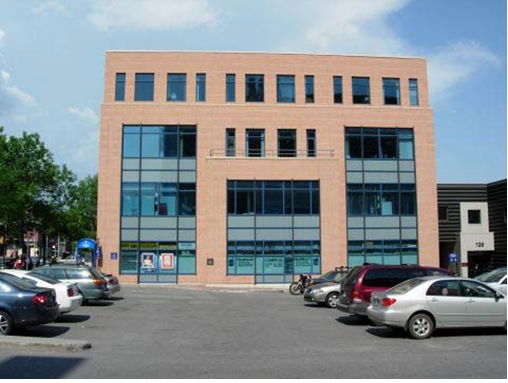
#> input picture corner_image1.png, 508 x 383 px
$ python lab3.py
#> lines starting #> are read from the running program, lines starting #| are printed output that depends on the picture; after the words box and inside, x2 and y2 are one past the last pixel; in counts of white or black regions, pixels touching at a corner belong together
'''
Write an application that uses morphological operators to extract corners from an image using the following algorithm:

1.       R1 = Dilate(Img,cross)
2.       R1 = Erode(R1,Diamond)
3.       R2 = Dilate(Img,Xshape)
4.       R2 = Erode(R2,square)
5.       R = absdiff(R2,R1)
6.       Display(R)

Transform the input image to make it compatible with binary operators and display the results imposed over the original image. Apply the algorithm at least on the following images Rectangle and Building.
'''

import cv2
import numpy as np
import matplotlib.pyplot as plt

size = 5
struct_shape = (size, size)
# CROSS shaped kernel
cross = np.zeros(struct_shape, dtype='uint8')
one_array = np.ones((size,), dtype='uint8')
cross[:, size//2] = one_array
cross[size//2] = one_array

# SQUARE shaped kernel
square = np.ones(struct_shape, dtype='uint8')

# X shaped kernel
x_shape = np.zeros(struct_shape, dtype='uint8')
np.fill_diagonal(x_shape, 1)
np.fill_diagonal(np.fliplr(x_shape), 1)

# diamond shaoe
diamond = np.zeros((5,5), dtype='uint8')
diamond[2] = np.ones((5, ), dtype='uint8')
diamond[:, 2] = np.ones((5,), dtype='uint8')
diamond[1:4, 1:4] = np.ones((3,3), dtype='uint8')

kernels = np.hstack([cross, square, x_shape])

# plt.imshow(diamond, cmap='binary')
# plt.show()


def corner_draw(img, src_img):
    r1 = cv2.dilate(img, cross)
    r1 = cv2.erode(r1, diamond)
    r2 = cv2.dilate(img, x_shape)
    r2 = cv2.erode(r2, square)
    corner_map = cv2.absdiff(r2, r1)
    src_img_copy = src_img.copy()
    for y, row in enumerate(corner_map):
        for x, col in enumerate(row):
            if col == 1:
                cv2.circle(src_img_copy, (x, y), radius=6, color=(255, 255, 255), thickness=1)
    return corner_map, src_img_copy


def img_gradient(img_thresh):
    morpho_ksize = 5
    morpho_ksize = (morpho_ksize, morpho_ksize)
    dilation = cv2.dilate(img_thresh, np.ones(morpho_ksize))
    erosion = cv2.erode(img_thresh, np.ones(morpho_ksize))
    return dilation - erosion


def process_img(img_path):

#> called with img_path = 'corner_image1.png'
    img = cv2.imread(img_path)
#> img is the input picture: shape (383, 508, 3); mean B, G, R 140.5, 137.6, 130.6
    img = cv2.cvtColor(img, cv2.COLOR_BGR2GRAY)
#> img: shape (383, 508)
    img = cv2.medianBlur(img, 3)
    print(img.shape)
#| (383, 508)

    thresh = 140
    img_thresh_adaptive = cv2.adaptiveThreshold(img, 1, cv2.ADAPTIVE_THRESH_MEAN_C, cv2.THRESH_BINARY_INV, 33, 20)
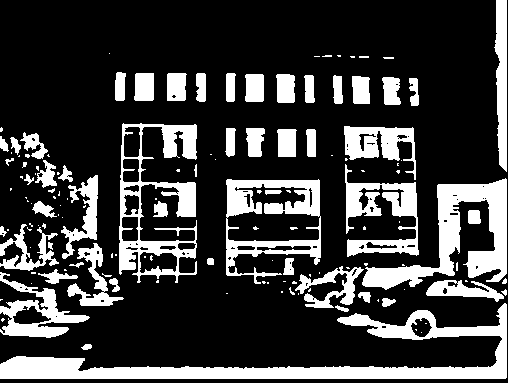
#> img_thresh_adaptive: shape (383, 508); values 0 (black) and 1 (white), 23.6% white; 138 white regions (82 under 20 px), largest, box (x1, y1, x2, y2) and area: (0, 303, 507, 379) 9210, (362, 178, 507, 290) 5540, (119, 123, 197, 283) 4576
    ret, img_thresh = cv2.threshold(img, thresh, 1, cv2.THRESH_BINARY_INV)
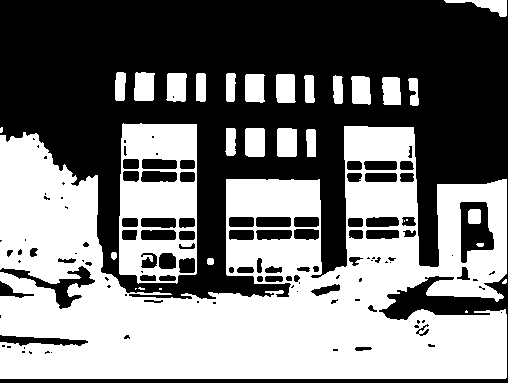
#> img_thresh: shape (383, 508); values 0 (black) and 1 (white), 47.5% white; 31 white regions (8 under 20 px), largest, box (x1, y1, x2, y2) and area: (0, 126, 507, 379) 76596, (119, 123, 197, 284) 8545, (245, 128, 265, 157) 573
#> ret = 140

    img_gradient_adaptive = img_gradient(img_thresh_adaptive)
#> in img_gradient, `dilation = cv2.dilate(img_thresh, np.ones(morpho_ksize))`: dilation: shape (383, 508); values 0 (black) and 1 (white), 38.2% white; 44 white regions, largest, box (x1, y1, x2, y2) and area: (0, 176, 508, 381) 24183, (0, 121, 199, 340) 22241, (342, 124, 421, 259) 7417
#> in img_gradient, `erosion = cv2.erode(img_thresh, np.ones(morpho_ksize))`: erosion: shape (383, 508); values 0 (black) and 1 (white), 10.5% white; 117 white regions (51 under 20 px), largest, box (x1, y1, x2, y2) and area: (0, 307, 505, 377) 5145, (439, 181, 505, 276) 2881, (497, 0, 505, 166) 930
#> in img_gradient, `return dilation - erosion`:
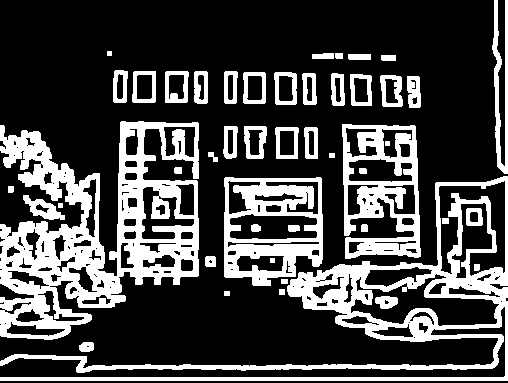
#> returned value: shape (383, 508); values 0 (black) and 1 (white), 27.8% white; 47 white regions, largest, box (x1, y1, x2, y2) and area: (0, 121, 199, 340) 19165, (0, 176, 508, 381) 14310, (224, 177, 323, 286) 5625
    img_gradient_normal = img_gradient(img_thresh)
#> in img_gradient (call 2), `dilation = cv2.dilate(img_thresh, np.ones(morpho_ksize))`: dilation: shape (383, 508); values 0 (black) and 1 (white), 56.4% white; 57 black regions (14 under 20 px), largest, box (x1, y1, x2, y2) and area: (0, 0, 508, 296) 77556, (386, 279, 508, 317) 1645, (0, 381, 508, 383) 1016
#> in img_gradient (call 2), `erosion = cv2.erode(img_thresh, np.ones(morpho_ksize))`: erosion: shape (383, 508); values 0 (black) and 1 (white), 37.6% white; 40 white regions (12 under 20 px), largest, box (x1, y1, x2, y2) and area: (0, 137, 505, 377) 54241, (228, 181, 319, 216) 3027, (122, 183, 195, 217) 2352
#> in img_gradient (call 2), `return dilation - erosion`: returned value: shape (383, 508); values 0 (black) and 1 (white), 18.8% white; 49 white regions, largest, box (x1, y1, x2, y2) and area: (0, 121, 508, 381) 24950, (0, 258, 97, 311) 1569, (0, 333, 90, 356) 967

    img_gradient_adaptive_corner_map, corner_img_gradient_adaptive = corner_draw(img_gradient_adaptive, src_img=img)
#> in corner_draw, `r1 = cv2.dilate(img, cross)`: r1: shape (383, 508); values 0 (black) and 1 (white), 43.6% white; 32 white regions, largest, box (x1, y1, x2, y2) and area: (0, 0, 508, 383) 35911, (0, 119, 201, 342) 27823, (340, 122, 423, 261) 8493
#> in corner_draw, `r1 = cv2.erode(r1, diamond)`: r1: shape (383, 508); values 0 (black) and 1 (white), 30.8% white; 32 white regions, largest, box (x1, y1, x2, y2) and area: (0, 0, 508, 383) 25306, (0, 121, 199, 340) 21499, (342, 124, 421, 259) 6110
#> in corner_draw, `r2 = cv2.dilate(img, x_shape)`: r2: shape (383, 508); values 0 (black) and 1 (white), 45.3% white; 31 white regions, largest, box (x1, y1, x2, y2) and area: (0, 0, 508, 383) 45924, (0, 119, 201, 342) 28932, (163, 69, 191, 105) 826
#> in corner_draw, `r2 = cv2.erode(r2, square)`: r2: shape (383, 508); values 0 (black) and 1 (white), 31.2% white; 32 white regions, largest, box (x1, y1, x2, y2) and area: (0, 0, 508, 383) 25786, (0, 121, 199, 340) 21874, (342, 124, 421, 259) 6144
#> in corner_draw, `corner_map = cv2.absdiff(r2, r1)`:
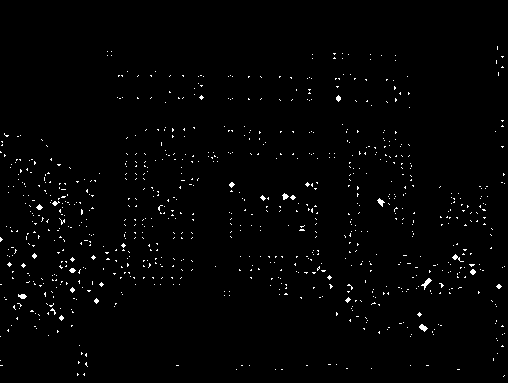
#> corner_map: shape (383, 508); values 0 (black) and 1 (white), 1.3% white in thin lines or dots, all inside (x1, y1, x2, y2) = (0, 46, 505, 377)
#> after the loop in corner_draw, `for y, row in enumerate(corner_map):`:
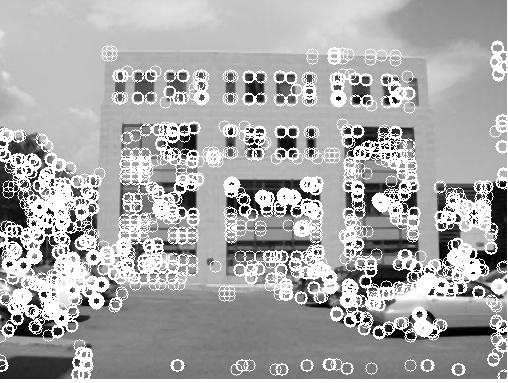
#> src_img_copy: shape (383, 508); min 0, max 255, mean 169.3
    img_gradient_corner_map, corner_img_gradient = corner_draw(img_gradient_normal, src_img=img)
#> in corner_draw (call 2), `r1 = cv2.dilate(img, cross)`: r1: shape (383, 508); values 0 (black) and 1 (white), 31.4% white; 31 white regions, largest, box (x1, y1, x2, y2) and area: (0, 119, 508, 383) 42269, (0, 235, 99, 313) 3918, (0, 331, 92, 358) 1650
#> in corner_draw (call 2), `r1 = cv2.erode(r1, diamond)`: r1: shape (383, 508); values 0 (black) and 1 (white), 20.3% white; 35 white regions (1 under 20 px), largest, box (x1, y1, x2, y2) and area: (0, 121, 508, 383) 28125, (0, 246, 97, 311) 2385, (0, 333, 90, 356) 1204
#> in corner_draw (call 2), `r2 = cv2.dilate(img, x_shape)`: r2: shape (383, 508); values 0 (black) and 1 (white), 32.7% white; 25 white regions, largest, box (x1, y1, x2, y2) and area: (0, 119, 508, 383) 48409, (0, 331, 92, 358) 1726, (111, 68, 159, 105) 1435
#> in corner_draw (call 2), `r2 = cv2.erode(r2, square)`: r2: shape (383, 508); values 0 (black) and 1 (white), 20.5% white; 32 white regions (1 under 20 px), largest, box (x1, y1, x2, y2) and area: (0, 121, 508, 383) 28589, (0, 246, 97, 311) 2842, (0, 333, 90, 356) 1226
#> in corner_draw (call 2), `corner_map = cv2.absdiff(r2, r1)`:
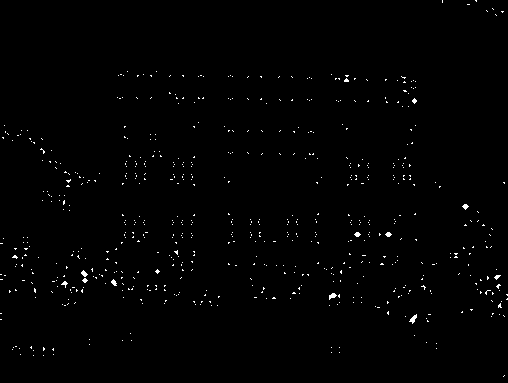
#> corner_map: shape (383, 508); values 0 (black) and 1 (white), 0.8% white in thin lines or dots
#> after the loop in corner_draw (call 2), `for y, row in enumerate(corner_map):`:
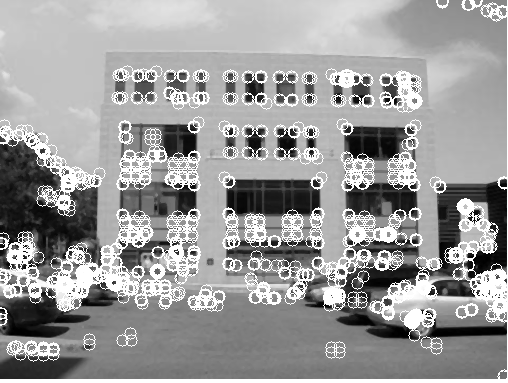
#> src_img_copy: shape (383, 508); min 0, max 255, mean 154.8

    images = [img_thresh_adaptive, img_gradient_adaptive, img_gradient_adaptive_corner_map, corner_img_gradient_adaptive,\
              img_thresh, img_gradient_normal, img_gradient_corner_map, corner_img_gradient]
    titles = ['adaptive thresh', 'gradient', 'corner map', 'corners',\
              'normal thresh', 'gradient', 'corner map', 'corners']
    cmaps = ['binary', 'binary', 'binary', 'gray']
    cmaps = cmaps*2
    for i in range(len(images)):
        plt.subplot(2, 4, i + 1)
        plt.imshow(images[i], cmap=cmaps[i])
        plt.title(titles[i])
        plt.xticks([])
        plt.yticks([])
#> this loop made 8 passes
    plt.show()


process_img('corner_image1.png')
process_img('corner_image2.png')
#> (the run stopped early here; a loop or call above may not have finished)

$ run again, with circle_image1.jpeg saved as corner_image1.png
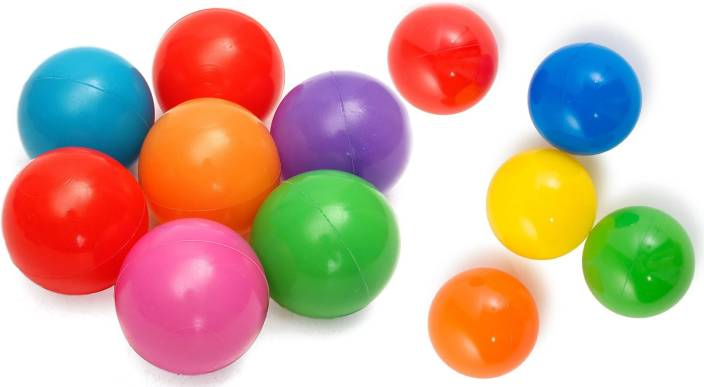
#> input picture circle_image1.jpeg, 704 x 387 px
#> in process_img, img is the input picture: shape (387, 704, 3); mean B, G, R 158.3, 174.7, 207
#| (387, 704)
#> in process_img, `img_thresh_adaptive = cv2.adaptiveThreshold(img, 1, cv2.ADAPTIVE_THRES..`:
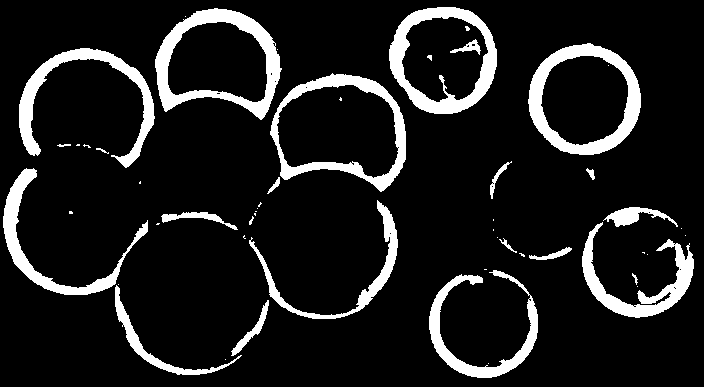
#> img_thresh_adaptive: shape (387, 704); values 0 (black) and 1 (white), 11.6% white; 52 white regions (28 under 20 px), largest, box (x1, y1, x2, y2) and area: (155, 8, 282, 120) 3999, (528, 43, 641, 155) 3806, (389, 7, 497, 114) 3665
#> img_thresh: shape (387, 704); values 0 (black) and 1 (white), 35.2% white; 20 white regions (11 under 20 px), largest, box (x1, y1, x2, y2) and area: (5, 63, 403, 364) 61548, (529, 44, 641, 156) 9672, (154, 12, 280, 121) 9333
#> ret = 140
#> dilation: shape (387, 704); values 0 (black) and 1 (white), 18.7% white; 23 white regions, largest, box (x1, y1, x2, y2) and area: (1, 166, 400, 377) 10510, (387, 5, 499, 116) 5839, (153, 6, 284, 122) 5791
#> erosion: shape (387, 704); values 0 (black) and 1 (white), 5.3% white; 49 white regions (30 under 20 px), largest, box (x1, y1, x2, y2) and area: (530, 46, 639, 153) 2197, (157, 11, 278, 116) 2189, (391, 9, 495, 112) 2014
#> dilation: shape (387, 704); values 0 (black) and 1 (white), 39.8% white; 9 white regions, largest, box (x1, y1, x2, y2) and area: (3, 10, 405, 366) 78951, (527, 42, 643, 158) 10698, (390, 9, 498, 112) 8631
#> erosion: shape (387, 704); values 0 (black) and 1 (white), 30.7% white; 7 white regions (1 under 20 px), largest, box (x1, y1, x2, y2) and area: (7, 66, 401, 362) 54806, (531, 46, 638, 154) 8600, (156, 14, 278, 118) 8102, (394, 13, 494, 108) 6270, (590, 211, 687, 308) 4561, (485, 302, 529, 361) 1233
#> corner_map: shape (387, 704); values 0 (black) and 1 (white), 1% white; 411 white regions (376 under 20 px), largest, box (x1, y1, x2, y2) and area: (435, 339, 459, 367) 155, (508, 341, 532, 367) 136, (38, 55, 66, 76) 134
#> corner_map: shape (387, 704); values 0 (black) and 1 (white), 0.23% white in thin lines or dots, all inside (x1, y1, x2, y2) = (32, 25, 667, 377)
#> after the loop in corner_draw (call 2), `for y, row in enumerate(corner_map):`:
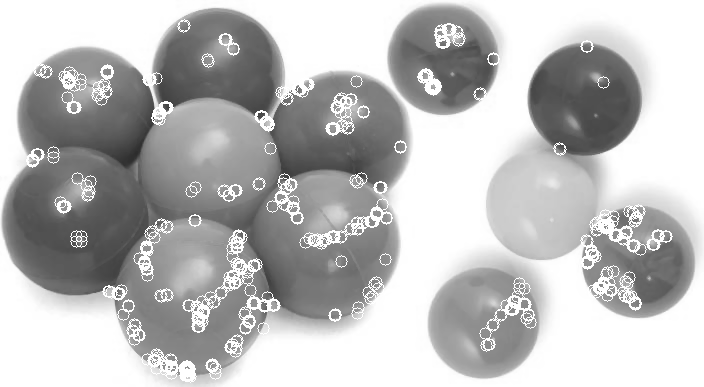
#> src_img_copy: shape (387, 704); min 44, max 255, mean 187.9
#> the loop in process_img, `for i in range(len(images)):` made 8 passes
